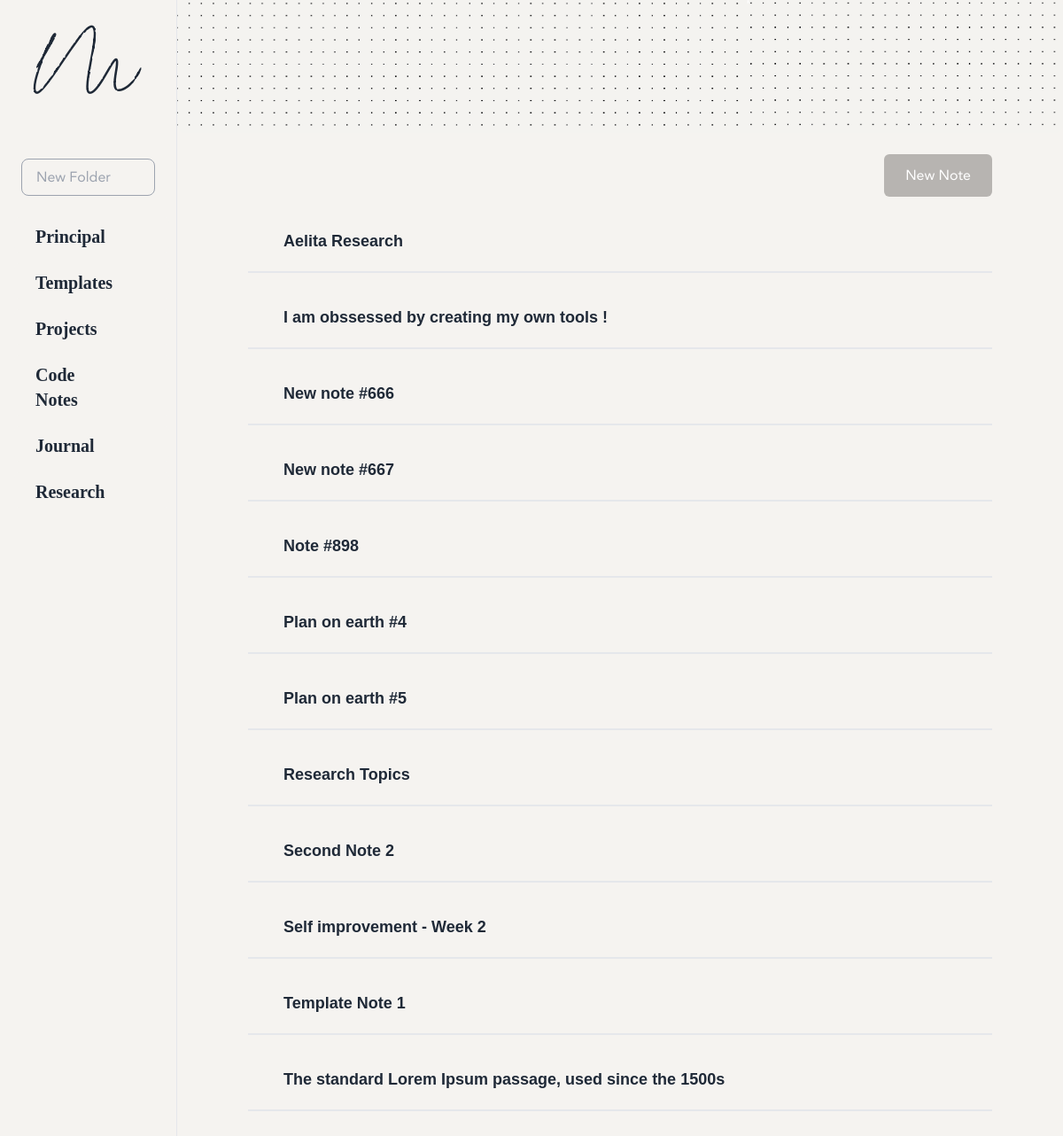
Before: / with the older database file.
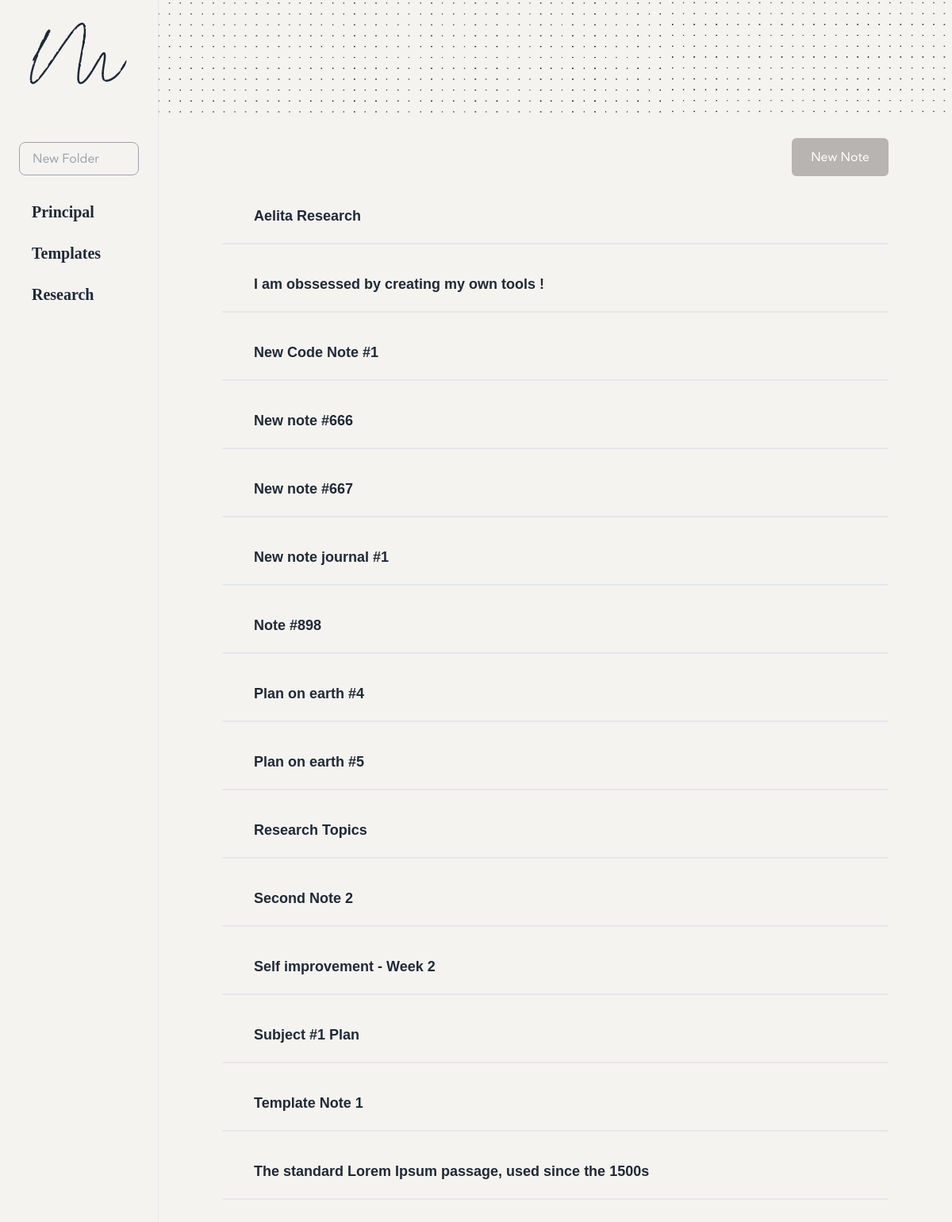
After: the same page with the newer database file.
### tables this page shows
CREATE TABLE folders (
            id INTEGER PRIMARY KEY AUTOINCREMENT,
            name TEXT UNIQUE
        );

CREATE TABLE notes (
            id INTEGER PRIMARY KEY AUTOINCREMENT,
            title TEXT UNIQUE,
            filename TEXT
        , folder_id INTEGER DEFAULT 1, subtitle TEXT);

### app.py (the view)
@app.route('/')
def index():
    with sqlite3.connect(DB_FILE) as conn:
        c = conn.cursor()
        c.execute("SELECT id, name FROM folders")
        folders = c.fetchall()
        c.execute("SELECT id, title FROM notes")
        notes = c.fetchall()
    return render_template('index.html', notes=notes, folders=folders)

### templates/index.html (shortened to what this page needs)
<!DOCTYPE html>
<html>
  <head>
    <link
      href="https://cdn.jsdelivr.net/npm/tailwindcss@2.2.19/dist/tailwind.min.css"
      rel="stylesheet"
    />
    <link
      href="/static/styles.css"
      rel="stylesheet"
    />
  </head>
  <body class=" bg-custom-color text-gray-800">
    <div class="min-h-screen flex">
      <div class="w-1/6  py-10 border-r  ">
        <div class="flex flex-col items-center">
          <span class="logo mb-14">M</span>
          <form
            action="{{ url_for('add_folder') }}"
            method="post"
            class="relative flex p-2 mb-4 bg-custom-color w-full"
          >
            <div class="relative w-full px-4">
              <input
                type="text"
                name="name"
                placeholder="New Folder"
                required
                class="w-full font-janna p-2 pl-4 pr-10 bg-custom-color focus:outline-none border-gray-400  border rounded-lg"
              />
            </div>
          </form>
        </div>
        <div class="ml-4">
          <ul
            id="folderList"
            class="gap-2"
          >
            {% for folder in folders %}
            <li
              data-folder-id="{{ folder[0] }}"
              class="group flex mb-3 justify-between items-center py-1 px-2 mr-2 rounded-md cursor-pointer transition-all duration-200 bg-custom-slidebar"
              onclick="setActiveFolder(this, '{{ folder[0] }}')"
            >
              <span
                class="font-garamond text-xl font-bold mt-1 ml-4 folder-name"
              >
                {{ folder[1][:25] ~ '...' if folder[1]|length > 28 else
                folder[1] }}
              </span>
            </li>
            {% endfor %}
          </ul>
        </div>
      </div>
      <div class="flex-1   pb-20  flex flex-col bg-[#f1f1ef]">
        <div class="cover-image mb-6"></div>
        <div class="px-20">
          <div class="flex flex-row justify-end">
            <button
              onclick="openNotePopup()"
              class="bg-custom-color2 font-janna text-white px-6 py-3 rounded-md mb-4"
            >
              New Note
            </button>
          </div>
          <ul
            class="notes-list space-y-4 flex-grow overflow-y-auto"
            id="notesList"
          >
            {% for note in notes %}
            <li
              class="group px-6 py-5 border-b-2 bg-custom-slidebar flex justify-between items-center transition-all duration-200"
            >
              <a
                href="{{ url_for('view_note', note_id=note[0]) }}"
                class="w-4/5"
              >
                <span class="ml-4 font-futurabkbt text-lg font-bold">
                  {{ note[1] }}
                </span>
              </a>
            </li>
            {% endfor %}
          </ul>
        </div>
      </div>
    </div>
  </body>
</html>

### static/styles.css (style rules this page uses)
.font-janna { font-family: "Janna", sans-serif; }
.font-garamond { font-family: "Garamond", serif; }
.font-futurabkbt { font-family: "FuturaBkBt", sans-serif; }
.logo { font-family: "Lovtony", sans-serif; font-size: 50px; font-weight: bold; }
.bg-custom-slidebar { background-color: #f5f3f0; transition: background-color 0.3s ease-in-out; }
.bg-custom-color { background-color: #f5f3f0; }
.bg-custom-color2 { background-color: #b7b4b1; }
.cover-image { width: 100%; height: 150px; background-image: url("/static/img/cover.png"); background-size: cover; background-position: center; border-radius: 10px; }

Changed rows visible on the page:
removed folders: name "Projects"
removed folders: name "Code Notes"
removed folders: name "Journal"
added notes: title "New Code Note #1"
added notes: title "New note journal #1"
added notes: title "Subject #1 Plan"
